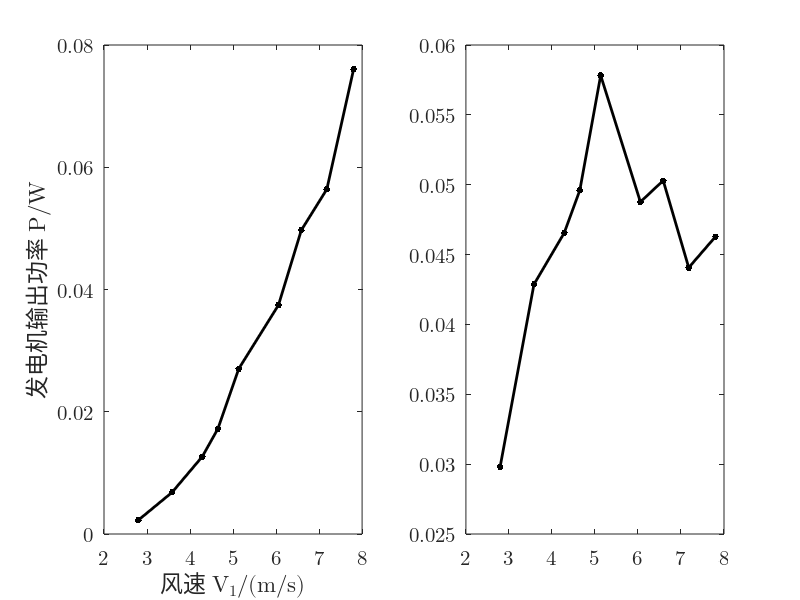

Recreate this plot in MATLAB.
% u =(10:2:26);
% i =[0.065 0.081 0.099 0.117 0.137 0.156 0.177 0.200 0.220];
% v1=[2.795 3.582 4.286 4.648 5.133 6.056 6.587 7.180 7.803];
% r=0.5*103.84*10^(-3);
% s=pi*r*r;
% rho=1.185;
% p0=u.*i
% p1=0.5.*rho.*s.*(v1.^3)
% ita=p1./p0
%
% subplot(1, 2, 1);
% uv=scatter(u, v1, 200, 'k', '.');
% dddd=(0:0.22:1.76)-0.3;
% text(u-dddd, v1+0.12, arrayfun(@(x)sprintf("%.3f", x), v1), 'fontname', 'latin modern math', 'fontsize', 12)
%
% hold on;
% xlim([10, 26])
% xticks(u)
% set(gca, 'FontName', 'Latin Modern Math', 'FontSize', 15);
% xlabel('\fontname{Songti SC}输入电压 \fontname{Latin Modern Math}U/V');
% ylabel('\fontname{Songti SC}风速 \fontname{Latin Modern Math}V_1/(m/s)');
% box on;
% M=[u' ones(9,1)];
% k=M\(v1');
% v1pre=(M*k)';
%
% plot(u, v1pre, '-k', 'LineWidth', 2);
%
% subplot(1, 2, 2);
% plot(v1, ita, '.-k', 'LineWidth', 2, 'MarkerSize', 15);
% set(gca, 'FontName', 'Latin Modern Math', 'FontSize', 15);
% xlabel('\fontname{Songti SC}风速 \fontname{Latin Modern Math}V_1/(m/s)');
% ylabel('\fontname{Songti SC}转换效率 \fontname{Latin Modern Math}\eta');
% dddd=(0:0.22:1.76)-0.3;
% text(v1-0.55, ita, arrayfun(@(x)sprintf("%.3f", x), ita), 'fontname', 'latin modern math', 'fontsize', 12)




% r=(400:200:2000);
% u1=[2.40,3.20,3.85,4.10,4.42,4.67,4.88,5.02,5.25];
% u2=[5.12,6.30,7.20,8.01,8.30,8.71,8.96,9.15,9.20];
% p1=u1.^2./r
% p2=u2.^2./r
%
% plot(r, p1, '.--k', 'LineWidth', 2, 'MarkerSize', 15);
% hold on;
% plot(r, p2, '.-k', 'LineWidth', 2, 'MarkerSize', 15);
% set(gca, 'FontName', 'Latin Modern Math', 'FontSize', 15);
%
% xlim([400, 2000])
% xticks(r)
%
% legend(["\fontname{Songti SC}风机电压 \fontname{Latin Modern Math}16V; \fontname{Songti SC}风速 \fontname{Latin Modern Math}4.648m/s", "\fontname{Songti SC}风机电压 \fontname{Latin Modern Math}24V; \fontname{Songti SC}风速 \fontname{Latin Modern Math}7.180m/s"],...
%     'FontSize', 18);
% xlabel('\fontname{Songti SC}负载电阻 \fontname{Latin Modern Math}R/\Omega');
% ylabel('\fontname{Songti SC}输出功率 \fontname{Latin Modern Math}P/W');
% dddd=(0:13:104)-8;
% text(r-dddd, p1+0.001, arrayfun(@(x)sprintf("%.4f", x), p1), 'fontname', 'latin modern math', 'fontsize', 12)
% text(r-dddd, p2-0.001, arrayfun(@(x)sprintf("%.4f", x), p2), 'fontname', 'latin modern math', 'fontsize', 12);

u=(10:2:26);
u1=[1.50 2.61 3.56 4.15 5.20 6.12 7.05 7.51 8.72];
v1=[2.795 3.582 4.286 4.648 5.133 6.056 6.587 7.180 7.803];
p0=u1.^2./1000
r=0.5*86.20*10^(-3);
s=pi*r*r;
rho=1.185;
p1=0.5.*rho.*s.*(v1.^3)
eta=p0./p1

subplot(1, 2, 1);
plot(v1, p0, '.-k', 'LineWidth', 2, 'MarkerSize', 15);
xlabel('\fontname{Songti SC}风速 \fontname{Latin Modern Math}V_1/(m/s)');
ylabel('\fontname{Songti SC}发电机输出功率 \fontname{Latin Modern Math}P/W');
set(gca, 'FontName', 'Latin Modern Math', 'FontSize', 15);

subplot(1, 2, 2);
plot(v1, eta, '.-k', 'LineWidth', 2, 'MarkerSize', 15);
set(gca, 'FontName', 'Latin Modern Math', 'FontSize', 15);
